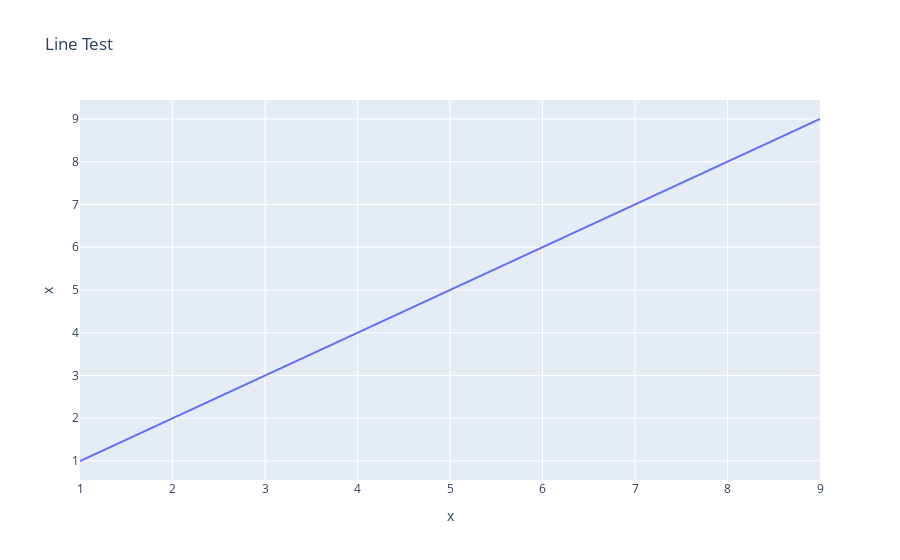

Write notebook code for a chart like this one.
### Markdown cell above
## Line
- https://plotly.com/python/line-charts/#

### Code cell
fig = px.line({"x": [1,2,3,4,5,6,7,8,9], "y": [2,4,6,8,10,12,14,16,18]}, x="x", y="x", title='Line Test')
fig.show()

### Figure 1 — Plotly figure (JSON) as saved in the notebook; plotly's stock layout.template omitted (floating-point values rounded to 4 significant figures)
{"data": [{"hovertemplate": "x=%{y}<extra></extra>", "legendgroup": "", "line": {"color": "#636efa", "dash": "solid"}, "mode": "lines", "name": "", "orientation": "v", "showlegend": false, "type": "scatter", "x": [1, 2, 3, 4, 5, 6, 7, 8, 9], "xaxis": "x", "y": [1, 2, 3, 4, 5, 6, 7, 8, 9], "yaxis": "y"}], "layout": {"autosize": true, "legend": {"tracegroupgap": 0}, "title": {"text": "Line Test"}, "xaxis": {"anchor": "y", "autorange": true, "domain": [0, 1], "range": [1, 9], "title": {"text": "x"}, "type": "linear"}, "yaxis": {"anchor": "x", "autorange": true, "domain": [0, 1], "range": [0.5556, 9.444], "title": {"text": "x"}, "type": "linear"}}}
